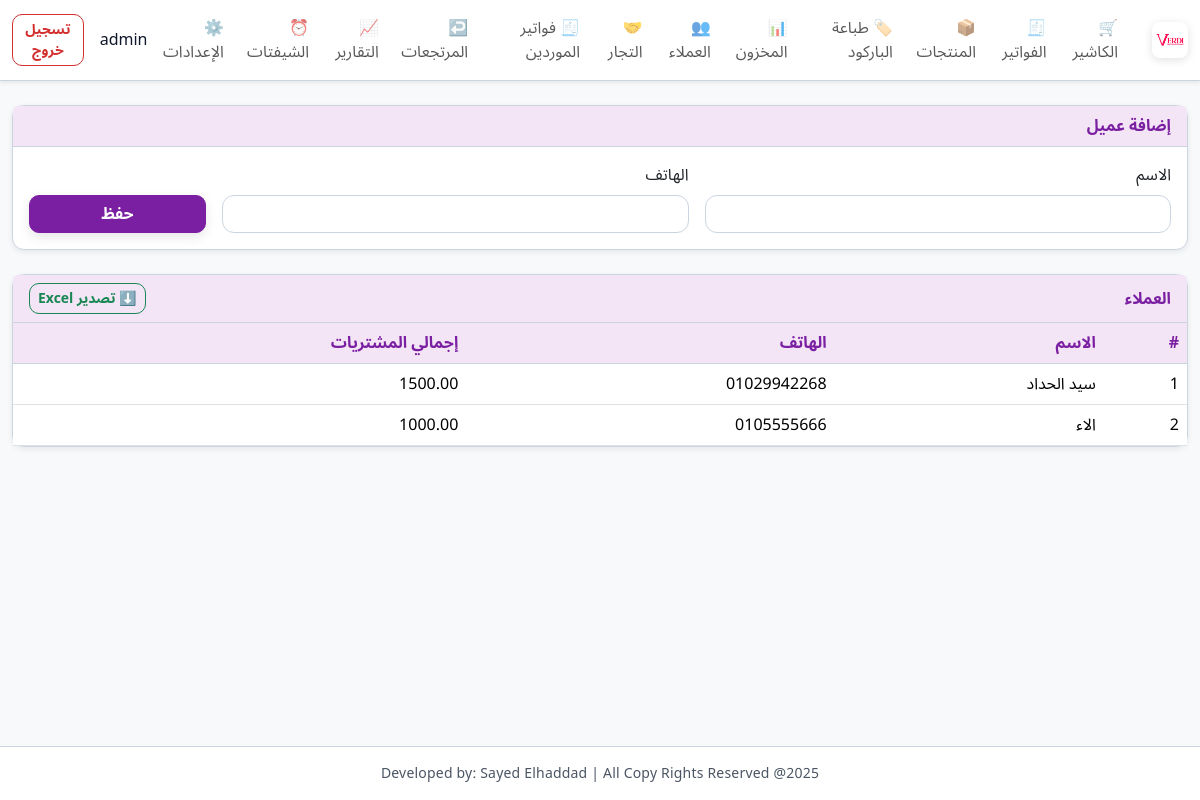
The page /customers (signed in) on the database its author committed.
### app/models.py (models this page shows)
class User(UserMixin, db.Model):
    __tablename__ = "users"
    id = db.Column(db.Integer, primary_key=True)
    username = db.Column(db.String(80), unique=True, nullable=False)
    password_hash = db.Column(db.String(255), nullable=False)
    role = db.Column(db.String(20), nullable=False, default="cashier")

class Customer(db.Model):
    __tablename__ = "customers"
    id = db.Column(db.Integer, primary_key=True)
    name = db.Column(db.String(120), nullable=False)
    phone = db.Column(db.String(30))
    total_purchases = db.Column(db.Float, default=0)

### app/routes.py (the view, shortened to what this page needs)
@main_bp.route("/customers", methods=["GET", "POST"])
@login_required
def customers():
    customers = Customer.query.order_by(Customer.total_purchases.desc()).all()
    return render_template("customers.html", customers=customers)

### app/models.py (called while the page is built)
@login_manager.user_loader
def load_user(user_id):
    return User.query.get(int(user_id))

### app/templates/customers.html
{% extends 'base.html' %}
{% block content %}
<div class="card mb-4">
  <div class="card-header">إضافة عميل</div>
  <div class="card-body">
    <form method="post" class="row g-3">
      <div class="col-md-5">
        <label class="form-label">الاسم</label>
        <input name="name" class="form-control" required>
      </div>
      <div class="col-md-5">
        <label class="form-label">الهاتف</label>
        <input name="phone" class="form-control">
      </div>
      <div class="col-md-2 d-flex align-items-end">
        <button class="btn btn-primary w-100">حفظ</button>
      </div>
    </form>
  </div>
</div>
<div class="card">
  <div class="card-header d-flex justify-content-between align-items-center">
    <span>العملاء</span>
    <a class="btn btn-sm btn-outline-success" href="{{ url_for('main.customers_export') }}">⬇️ تصدير Excel</a>
  </div>
  <div class="card-body p-0">
    <table class="table mb-0">
      <thead><tr><th>#</th><th>الاسم</th><th>الهاتف</th><th>إجمالي المشتريات</th></tr></thead>
      <tbody>
        {% for c in customers %}
        <tr><td>{{ c.id }}</td><td>{{ c.name }}</td><td>{{ c.phone or '-' }}</td><td>{{ '%.2f'|format(c.total_purchases or 0) }}</td></tr>
        {% else %}
        <tr><td colspan="4" class="text-center p-3">لا عملاء</td></tr>
        {% endfor %}
      </tbody>
    </table>
  </div>
</div>
{% endblock %}

### app/templates/base.html (shortened to what this page needs)
<!DOCTYPE html>
<html lang="ar" dir="rtl">
<head>
  <link href="https://cdn.jsdelivr.net/npm/bootstrap@5.3.2/dist/css/bootstrap.rtl.min.css" rel="stylesheet">
  <link rel="stylesheet" href="{{ url_for('static', filename='css/style.css', v='20251227') }}">
</head>
<body class="layout-body">
<nav class="navbar navbar-expand-lg navbar-light bg-white shadow-sm mb-4">
  <div class="container-fluid">
    <a class="navbar-brand" href="{{ url_for('main.pos') }}">
      <img src="{{ url_for('static', filename='img/logo.png') }}" alt="logo" class="brand-logo">
    </a>
    <div class="collapse navbar-collapse" id="navMenu">
      <ul class="navbar-nav me-auto mb-2 mb-lg-0">
        <li class="nav-item"><a class="nav-link {% if request.endpoint == 'main.pos' %}active{% endif %}" href="{{ url_for('main.pos') }}">🛒 الكاشير</a></li>
        <li class="nav-item"><a class="nav-link {% if request.endpoint == 'main.sales' %}active{% endif %}" href="{{ url_for('main.sales') }}">🧾 الفواتير</a></li>
        <li class="nav-item"><a class="nav-link" href="{{ url_for('main.products') }}">📦 المنتجات</a></li>
        <li class="nav-item"><a class="nav-link" href="{{ url_for('main.print_barcodes') }}">🏷️ طباعة الباركود</a></li>
        <li class="nav-item"><a class="nav-link" href="{{ url_for('main.inventory') }}">📊 المخزون</a></li>
        <li class="nav-item"><a class="nav-link" href="{{ url_for('main.customers') }}">👥 العملاء</a></li>
        <li class="nav-item"><a class="nav-link" href="{{ url_for('main.suppliers') }}">🤝 التجار</a></li>
        <li class="nav-item"><a class="nav-link" href="{{ url_for('main.supplier_invoices') }}">🧾 فواتير الموردين</a></li>
        <li class="nav-item"><a class="nav-link" href="{{ url_for('main.returns') }}">↩️ المرتجعات</a></li>
        <li class="nav-item"><a class="nav-link" href="{{ url_for('main.reports') }}">📈 التقارير</a></li>
        <li class="nav-item"><a class="nav-link" href="{{ url_for('main.shifts') }}">⏰ الشيفتات</a></li>
        <li class="nav-item"><a class="nav-link" href="{{ url_for('main.settings') }}">⚙️ الإعدادات</a></li>
      </ul>
      <div class="d-flex align-items-center">
        <span class="me-3">{{ current_user.username }}</span>
        <a href="{{ url_for('auth.logout') }}" class="btn btn-outline-danger btn-sm">تسجيل خروج</a>
      </div>
    </div>
  </div>
</nav>
<div class="container-fluid mb-5 main-content">
  {% block content %}{% endblock %}
</div>
<footer class="app-footer text-center py-3 small mt-auto">
  Developed by: Sayed Elhaddad | All Copy Rights Reserved @2025
</footer>
</body>
</html>

### app/static/css/style.css (style rules this page uses)
:root { --md-primary: #7b1fa2; --md-primary-variant: #9c27b0; --md-on-primary: #ffffff; --md-primary-container: #f3e5f5; --md-secondary: #00897b; --md-on-secondary: #ffffff; --md-surface: #f8f9fb; --md-surface-2: #ffffff; --md-outline: #cbd5e1; --md-muted: #6b7280; --md-ink: #0f172a; --md-success: #2e7d32; --md-warning: #ed6c02; --md-error: #d32f2f; --brand: var(--md-primary); --brand-2: var(--md-primary-variant); --ink: var(--md-ink); --muted: var(--md-muted); --card: var(--md-surface-2); --soft: var(--md-surface); --border: var(--md-outline); --md-radius: 12px; --md-shadow-1: 0 2px 6px rgba(0,0,0,0.08); --md-shadow-2: 0 4px 12px rgba(0,0,0,0.10); --md-shadow-3: 0 8px 18px rgba(0,0,0,0.12); --space-1: 8px; --space-2: 16px; --space-3: 24px; }
body { direction: rtl; text-align: right; font-family: 'Cairo', 'IBM Plex Sans Arabic', 'Noto Sans Arabic', 'Segoe UI', Tahoma, sans-serif; background: var(--md-surface); color: var(--md-ink); }
.layout-body { min-height: 100vh; display: flex; flex-direction: column; }
.main-content { flex: 1; }
.card-header { font-weight: 700; background: var(--md-primary-container); color: var(--md-primary); border-bottom: 1px solid var(--md-outline); }
.table thead th { background: var(--md-primary-container); font-weight: 700; color: var(--md-primary); border-bottom: 1px solid var(--md-outline); }
.navbar { background: var(--md-surface-2); border-bottom: 1px solid var(--md-outline); box-shadow: var(--md-shadow-2); }
.navbar-brand img { height: 36px; }
.brand-logo { height: 40px; margin-left: 10px; border-radius: 8px; box-shadow: 0 2px 10px rgba(0,0,0,0.12); }
.card { border-radius: var(--md-radius); box-shadow: var(--md-shadow-1); border: 1px solid var(--md-outline); background: var(--md-surface-2); }
.table th, .table td { vertical-align: middle; }
.btn { border-radius: 10px; font-weight: 600; }
.btn-primary { background: var(--md-primary); border: 1px solid var(--md-primary); box-shadow: var(--md-shadow-2); color: var(--md-on-primary); }
.btn-outline-danger { border-width: 1.5px; color: var(--md-error); border-color: var(--md-error); }
.form-control, .form-select { border: 1px solid var(--md-outline); border-radius: 12px; background: #fff; transition: all 0.15s ease; }
.app-footer { background: rgba(255,255,255,0.95); border-top: 1px solid var(--md-outline); color: #4b5563; letter-spacing: 0.2px; margin-top: auto; }

### rows shown on the page
User: username "admin"
Customer: id "1", name "سيد الحداد", phone "01029942268", total_purchases "1500.00"
Customer: id "2", name "الاء", phone "0105555666", total_purchases "1000.00"
